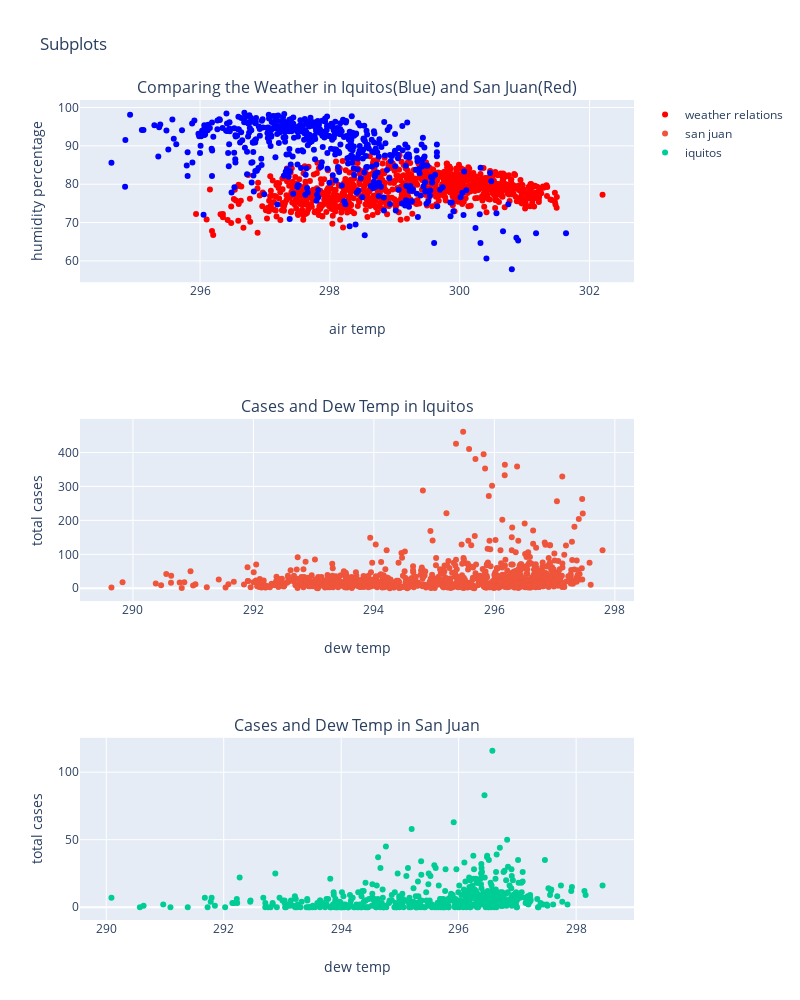

Notebook code cell kept with this figure:
### Code cell
from plotly.subplots import make_subplots
import plotly.graph_objects as go


data = [trace]
data2 =[trace1]
data3 =[trace2]
layout = go.Layout(
    title = f'Larger homes cost more in {neighborhood}!', # Graph title
    xaxis = dict(title = 'Temp of Dew'), # x-axis label
    yaxis = dict(title = 'Disease Cases'), # y-axis label
    hovermode ='closest' # handles multiple points landing on the same vertical
)
fig=make_subplots(rows=3, cols=1,subplot_titles=("Comparing the Weather in Iquitos(Blue) and San Juan(Red)","Cases and Dew Temp in Iquitos", "Cases and Dew Temp in San Juan"))
fig.add_trace(
    trace,
    row=1, col=1
)

fig.add_trace(
    trace1,
    row=2, col=1
)

fig.add_trace(
    trace2,
    row=3, col=1
)


fig.update_xaxes(title_text="air temp", row=1, col=1)
fig.update_xaxes(title_text="dew temp", row=2, col=1)
fig.update_xaxes(title_text="dew temp", row=3, col=1)

# Update yaxis properties
fig.update_yaxes(title_text="humidity percentage", row=1, col=1)
fig.update_yaxes(title_text="total cases", row=2, col=1)
fig.update_yaxes(title_text="total cases", row=3, col=1)

fig.update_layout(height=1000, width=800, title_text="Subplots")
fig.show()

### Figure 1 — Plotly figure (JSON) as saved in the notebook; plotly's stock layout.template omitted (floating-point values rounded to 4 significant figures; data arrays with more than 128 entries replaced by an {"elided": "..."} marker saying what was removed)
{"data": [{"marker": {"color": {"elided": "1456 int values"}, "colorscale": [[0, "red"], [1, "blue"]]}, "mode": "markers", "name": "weather relations", "type": "scatter", "x": {"elided": "1456 float values"}, "xaxis": "x", "y": {"elided": "1456 float values"}, "yaxis": "y"}, {"mode": "markers", "name": "san juan", "type": "scatter", "x": {"elided": "936 float values"}, "xaxis": "x2", "y": {"elided": "936 int values"}, "yaxis": "y2"}, {"mode": "markers", "name": "iquitos", "type": "scatter", "x": {"elided": "520 float values"}, "xaxis": "x3", "y": {"elided": "520 int values"}, "yaxis": "y3"}], "layout": {"annotations": [{"font": {"size": 16}, "showarrow": false, "text": "Comparing the Weather in Iquitos(Blue) and San Juan(Red)", "x": 0.5, "xanchor": "center", "xref": "paper", "y": 1, "yanchor": "bottom", "yref": "paper"}, {"font": {"size": 16}, "showarrow": false, "text": "Cases and Dew Temp in Iquitos", "x": 0.5, "xanchor": "center", "xref": "paper", "y": 0.6111, "yanchor": "bottom", "yref": "paper"}, {"font": {"size": 16}, "showarrow": false, "text": "Cases and Dew Temp in San Juan", "x": 0.5, "xanchor": "center", "xref": "paper", "y": 0.2222, "yanchor": "bottom", "yref": "paper"}], "height": 1000, "title": {"text": "Subplots"}, "width": 800, "xaxis": {"anchor": "y", "domain": [0, 1], "title": {"text": "air temp"}}, "xaxis2": {"anchor": "y2", "domain": [0, 1], "title": {"text": "dew temp"}}, "xaxis3": {"anchor": "y3", "domain": [0, 1], "title": {"text": "dew temp"}}, "yaxis": {"anchor": "x", "domain": [0.7778, 1], "title": {"text": "humidity percentage"}}, "yaxis2": {"anchor": "x2", "domain": [0.3889, 0.6111], "title": {"text": "total cases"}}, "yaxis3": {"anchor": "x3", "domain": [0, 0.2222], "title": {"text": "total cases"}}}}
